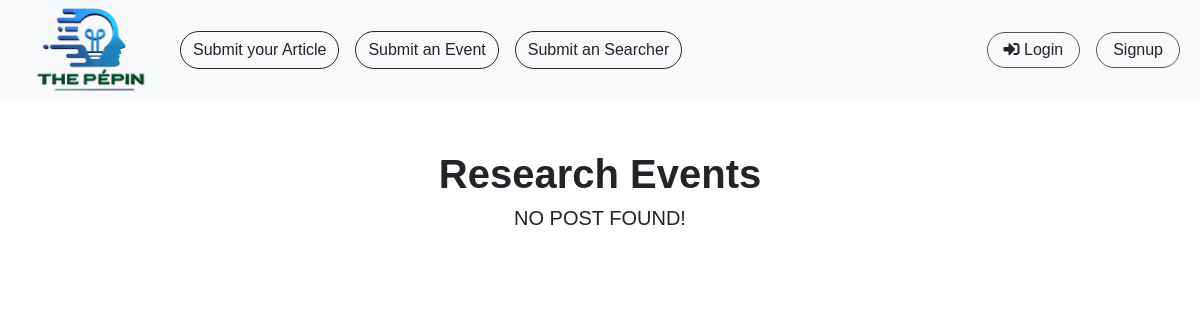
The page /events on the database as committed earlier.
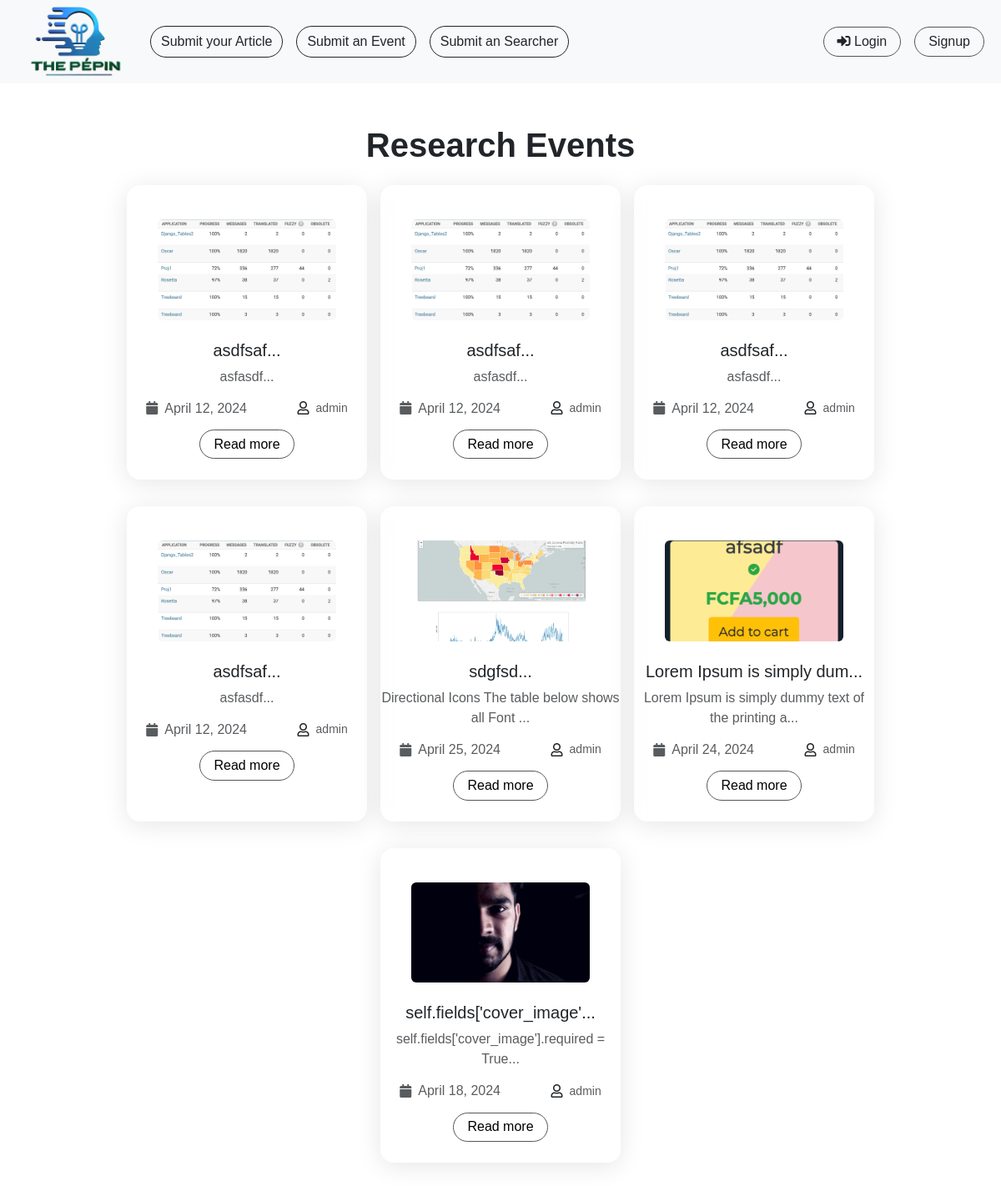
The same page on the database as committed later.
### base/models.py (models this page shows)
class Event(models.Model):
    user = models.ForeignKey(User, on_delete=models.CASCADE, null=False)
    owner_or_institution_name = models.CharField(_("owner_or_institution_name"), max_length=250, null=False, blank=False, default='admin')
    title = models.CharField(_("title"), max_length=250, null=False, blank=False)
    short_description = models.TextField(_("short_description"), null=False, blank=False)
    cover_image = models.ImageField(_("cover_image"), upload_to="base/culture_cover/", null=True, blank=True)
    description = models.TextField(_("description"), null=False, blank=False)
    date = models.DateField(_("date"), null=False, blank=False)
    location = models.CharField(_("location"), max_length=255, null=True, blank=True)
    link_to_orignal = models.URLField(_("link_to_orignal"), max_length=1000)

### base/views.py (the view)
# urls.py: path('events', views.events, name='events'),
def events(request):
    all_post = Event.objects.all()
    context = {
        "all_post":all_post,
    }
    return render(request, 'base/events.html', context)

### templates/base/events.html
{% extends "base/base.html" %}
{% load static %}
{% block content %}
<div class="container my-5">
    <h1 class="text-center fw-bold">Research Events</h1>
    <div class="d-flex justify-content-center align-items-stretch flex-wrap main__edu__section">
        {% if all_post %}
        {% for post in all_post %}
        <a class="cursor-pointer mx-2 no_underline card__edu_clu__main__single align-items-center text-center my-3 py-3" href="{% url 'event_post' post.id %}">
            {% if post.cover_image %}
            <img class="w-75 rounded my-4" src="{{ post.cover_image.url }}"
                style="aspect-ratio: 16/9; object-fit: cover;" alt="">
            {% endif %}
            <h5 class="text-dark">{{ post.title|slice:"0:25" }}...</h5>
            <p class="text-dark text-muted">{{ post.short_description|slice:"0:50" }}...</p>
            <div class="text-muted h6 d-flex justify-content-around align-items-center flex-row w-100 flex-wrap">
                <div class="d-flex justify-content-center align-items-center">
                    <i class="fa fa-calendar " aria-hidden="true"> </i>
                    <span class="mx-2">{{ post.date }}</span>
                </div>
                <div class="d-flex justify-content-center align-items-center">
                    <i class="far text-dark fa-user mx-2"></i>
                    <small>{{ post.owner_or_institution_name }}</small>
                </div>
            </div>
            <button class="bttn my-2">Read more</button>
        </a>
        {% endfor %}
        {% else %}
        <h5
            class="d-flex justify-content-center align-items-center main__menu__middle__btns pink__to__top__gradient text-dark">NO POST FOUND!</h5>
        {% endif %}
    </div>
</div>
{% endblock %}

### templates/base/base.html (shortened to what this page needs)
<!DOCTYPE html>
<html lang="en">
{% load static %}
<head>
    <link rel="stylesheet" href="{% static 'base/css/style.css' %}">
    <link href="https://cdn.jsdelivr.net/npm/bootstrap@5.3.3/dist/css/bootstrap.min.css" rel="stylesheet"
>
<link rel="stylesheet" href="https://cdnjs.cloudflare.com/ajax/libs/font-awesome/5.15.1/css/all.min.css">
</head>
<body>
    {% include "base/header.html" %}
    {% block content %}
    {% endblock content %}
</body>
</html>

### templates/base/header.html (shortened to what this page needs)
{% load static %}
<nav class="navbar navbar-expand-lg bg-body-tertiary">
    <div class="container-fluid">
        <a href="{% url 'homepage_view' %}">
            <img class="logo_image" src="{% static 'base/images/pepin_logo.png' %}" alt="">
        </a>
      <div class="collapse navbar-collapse" id="navbarSupportedContent">
        <ul class="navbar-nav me-auto mb-2 mb-lg-0">
            <li class="mx-2"><a class="btn active rounded-pill" href="{% url 'create_article_view' %}">Submit your Article</a></li>
            <li class="mx-2"><a class="btn active rounded-pill" href="{% url 'create_event' %}">Submit an Event</a></li>
            <li class="mx-2"><a class="btn active rounded-pill" href="{% url 'create_searcher' %}">Submit an Searcher</a></li>
        </ul>
        <div class="d-flex">
            {% if user.is_authenticated %}
            <a href="{% url 'logout_view' %}" class="mx-2 bttn  no_underline text-dark">
                <i class="fa fa-sign-out-alt"></i> Logout
            </a>
        {% else %}
            <a href="{% url 'login_view' %}" class="mx-2 bttn  no_underline text-dark"><i class="fa fa-sign-in-alt"></i> Login</a>
            <a href="{% url 'signup_view' %}" class="mx-2 bttn  no_underline text-dark">Signup</a>
        {% endif %}
        </div>
      </div>
    </div>
  </nav>

### static/base/css/style.css (style rules this page uses)
:root { --grey-color: rgb(85, 85, 85); --lgrey-color:rgb(230, 230, 230); --green-color: #00ab50; --light-blue-color: rgb(48, 205, 253); --dark-blue-color: #3578E4; }
body { font-family: "Dosis", sans-serif !important; font-optical-sizing: auto; font-weight: normal; font-style: normal; box-sizing: border-box; }
nav { padding-bottom: 1rem; border-bottom: 2px solid rgb(255, 255, 255); }
.bttn { background: transparent; border-radius: 999rem; border: 1px solid var(--grey-color); padding: 0.3rem 1rem; }
.no_underline { text-decoration: none; }
nav .logo_image { width: 10rem; }
.card__edu_clu__main__single { background: rgba(255, 255, 255, 0.18); border-radius: 16px; box-shadow: 0 4px 30px rgba(0, 0, 0, 0.1); backdrop-filter: blur(6.8px); -webkit-backdrop-filter: blur(6.8px); border: 1px solid rgba(255, 255, 255, 0.15); width: 18rem; }
.card__edu_clu__main__single img { transition: transform 0.6s linear; }

Rows that differ between the two databases and show on the page:
added Event: cover_image (picture), title "asdfsaf", short_description "asfasdf", date "April 12, 2024", owner_or_institution_name "admin"
added Event: cover_image (picture), title "asdfsaf", short_description "asfasdf", date "April 12, 2024", owner_or_institution_name "admin"
added Event: cover_image (picture), title "asdfsaf", short_description "asfasdf", date "April 12, 2024", owner_or_institution_name "admin"
added Event: cover_image (picture), title "asdfsaf", short_description "asfasdf", date "April 12, 2024", owner_or_institution_name "admin"
added Event: cover_image (picture), title "sdgfsd", short_description "Directional Icons The table below shows all Font", date "April 25, 2024", owner_or_institution_name "admin"
added Event: cover_image (picture), title "Lorem Ipsum is simply dum", short_description "Lorem Ipsum is simply dummy text of the printing a", date "April 24, 2024", owner_or_institution_name "admin"
added Event: cover_image (picture), title "self.fields['cover_image'", short_description "self.fields['cover_image'].required = True", date "April 18, 2024", owner_or_institution_name "admin"
Other text that changed with them:
text no longer shown: "NO POST FOUND!"
